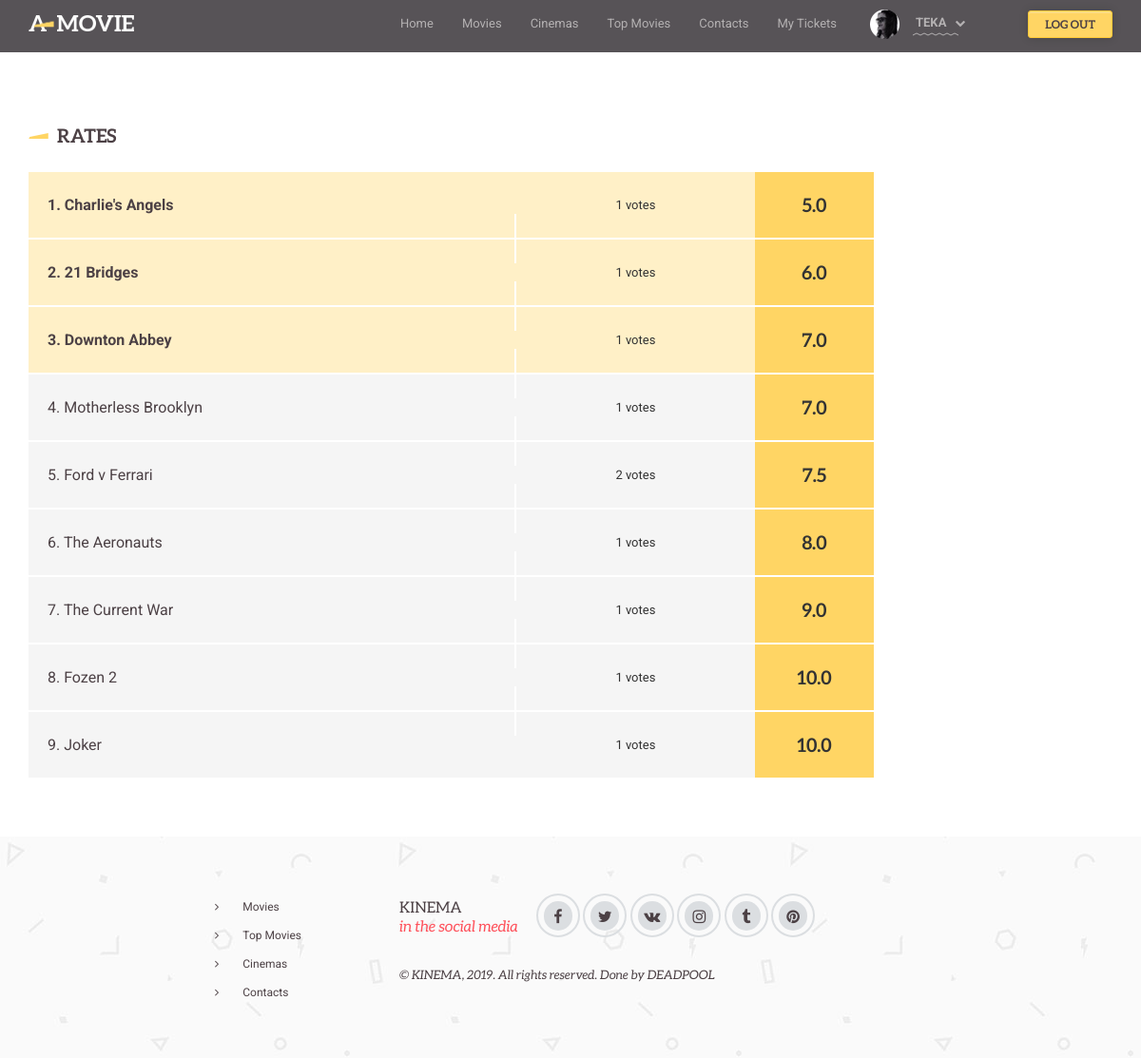
The app's page /top-movies/ (signed in) with its own data.
### kinema/models.py (models this page shows, shortened)
class Movie(models.Model):
    name = models.CharField(max_length=75, db_index=True, verbose_name="Name", default="Movie Name")
    duration = models.DurationField(default=timedelta(), verbose_name="Duration")
    countries = models.ManyToManyField(Country, verbose_name="Countries")
    year = models.ForeignKey(Year, on_delete=models.CASCADE, verbose_name="Year")
    categories = models.ManyToManyField(Category, verbose_name="Categories")
    releas_date = models.DateTimeField(verbose_name="Release Date")
    director = models.ForeignKey(Director, verbose_name="Director", on_delete=models.CASCADE)
    actors = models.ManyToManyField(Actor, verbose_name="Actors")
    age_restrict = models.PositiveIntegerField(verbose_name="Age Restriction",  default=0)
    box_office = models.PositiveIntegerField(verbose_name="Box Office", default=1000)
    plot = models.TextField(verbose_name="The Plot", default="This is the plot of Movie")
    link_trailer = models.URLField(verbose_name="Link to Trailer", default="https://www.youtube.com/watch?v=hHW1oY26kxQ")
    link_poster = models.URLField(verbose_name="Link to Poster", default="https://www.quantabiodesign.com/wp-content/uploads/No-Photo-Available.jpg")
    class Meta:
        ordering = ['name']
        index_together = [
            ['id', 'name']
        ]
        verbose_name = "Movie"
        verbose_name_plural = "Movies"
    @property
    def rate(self):
        rates = Rate.objects.filter(movie=self)
        count = len(rates)
        rates = sum(i.rate for i in rates)
        if count == 0:
            return 0
        return rates / count
    @property
    def rate_len(self):
        return len(Rate.objects.filter(movie=self))

class Rate(models.Model):
    rate = models.FloatField(verbose_name="Rate")
    user = models.ForeignKey(User, verbose_name="Rated User", related_name="users", on_delete=models.CASCADE)
    movie = models.ForeignKey(Movie, verbose_name="Movie", related_name="movie", on_delete=models.CASCADE)
    class Meta:
        ordering = ['user']
        verbose_name = "Rate"
        verbose_name_plural = "Rates"

### kinema/views.py (the view)
# urls.py: path('top-movies/', views.TopMovies, name="TopMovies"),
def TopMovies(request):
    return render(request, 'kinema/top-movies.html', {'movies': sorted(Movie.objects.all(), key=lambda t: t.rate)[0:20]})

### kinema/templates/kinema/top-movies.html (shortened to what this page needs)
{% extends 'kinema/wrapper.html' %}
{% load static %}
{% block content %}
<section class="container" style="margin-top: 75">
    <div class="col-sm-12">
        <div class="row">
            <div class="col-sm-12">
                <h2 class="page-heading">Rates</h2>
                <div class="rates-wrapper rates--full">
                    <table>
                        <colgroup class="col-width-lg">
                        <colgroup class="col-width">
                        <colgroup class="col-width-sm">
                        <colgroup class="col-width">
                        {% for m in movies%}
                          {%if forloop.counter == 1 or forloop.counter == 2 or forloop.counter == 3 %}
                            <tr class="rates rates--top">
                          {%else%}
                            <tr class="rates">
                          {%endif%}
                            <td class="rates__obj"><a href="/movie/{{m.id}}" class="rates__obj-name">{{forloop.counter}}. {{m.name}}</a></td>
                            <td class="rates__vote">{{m.rate_len}} votes</td>
                            <td class="rates__result">{{m.rate}}</td>
                        </tr>
                        {%endfor%}
                    </table>
                </div>
            </div>
        </div>
    </div>
</section>
{% endblock %}

### kinema/templates/kinema/wrapper.html (shortened to what this page needs)
{% load static%}
<html>
<head>
        <link href="{% static "netdna.bootstrapcdn.com/font-awesome/4.0.3/css/font-awesome.css" %}" rel="stylesheet">
        <link href="{% static "css/gozha-nav.css" %}" rel="stylesheet" />
        <link href="{% static "css/external/jquery.selectbox.css" %}" rel="stylesheet" />
        <link href="/static/css/external/idangerous.swiper.css" rel="stylesheet" />
        <link href="/static/css/external/magnific-popup.css" rel="stylesheet" />
        <link rel="stylesheet" type="text/css" href="{% static "rs-plugin/css/settings.css" %}" media="screen" />
        <link href="{% static "css/style3860.css" %}" rel="stylesheet" />
</head>
<body>
    <div class="wrapper">
        <header class="header-wrapper header-wrapper--home">
            <div class="container">
                <a href='/' class="logo">
                    <img alt='logo' src="{% static "images/logo.png" %}">
                </a>
                <nav id="navigation-box">
                    <ul id="navigation">
                        <li><a href="/">Home</a></li>
                        <li><a href="/movies">Movies</a></li>
                        <li><a href="/cinemas">Cinemas</a></li>
                        <li><a href="/top-movies">Top Movies</a></li>
                        <li><a href="/contacts">Contacts</a></li>
                        <li><a href="/tickets">My Tickets</a></li>
                    </ul>
                </nav>
                <div class="control-panel">
                  {% if not request.user.is_authenticated %}
                    <a href="/auth/" class="btn btn--sign login-window">Sign in</a>
                    <a href="/reg/" class="btn btn-md btn--warning btn--book login-window">Sign Up</a>
                  {%else%}
                    <div class="auth auth--home">
                      <div class="auth__show">
                        <span class="auth__image">
                          <img alt="" src="/static/images/client-photo/auth.png">
                        </span>
                      </div>
                      <a class="btn btn--sign btn--singin">
                          {{request.user.username}}
                      </a>
                    </div>
                    <a href="/logout/" class="btn btn-md btn--warning btn--book btn-control--home login-window">Log Out</a>
                  {%endif%}
                </div>
            </div>
        </header>
        {% block content %}{% endblock %}
        <footer class="footer-wrapper">
            <section class="container">
                <div class="col-xs-4 col-md-2 footer-nav">
                </div>
                <div class="col-xs-4 col-md-2 footer-nav">
                    <ul class="nav-link">
                        <li><a href="/movies" class="nav-link__item">Movies</a></li>
                        <li><a href="/top-movies" class="nav-link__item">Top Movies</a></li>
                        <li><a href="/cinemas" class="nav-link__item">Cinemas</a></li>
                        <li><a href="/contacts" class="nav-link__item">Contacts</a></li>
                    </ul>
                </div>
                <div class="col-xs-12 col-md-6">
                    <div class="footer-info">
                        <p class="heading-special--small">KINEMA<br><span class="title-edition">in the social media</span></p>
                        <div class="social">
                            <a href='#' class="social__variant fa fa-facebook"></a>
                            <a href='#' class="social__variant fa fa-twitter"></a>
                            <a href='#' class="social__variant fa fa-vk"></a>
                            <a href='#' class="social__variant fa fa-instagram"></a>
                            <a href='#' class="social__variant fa fa-tumblr"></a>
                            <a href='#' class="social__variant fa fa-pinterest"></a>
                        </div>
                        <p class="copy">&copy; KINEMA, 2019. All rights reserved. Done by DEADPOOL</p>
                    </div>
                </div>
            </section>
        </footer>
      </div>
</body>
</html>

### kinema/static/css/gozha-nav.css (style rules this page uses)
body { font-family:Helvetica, sans-serif; }
#navigation-box { margin: 50px 0px 20px; padding: 10px; background-color:#212c43; min-height:60px; }
ul#navigation { float: right; min-width:200px; }
ul#navigation li { position: relative; padding: 4px; border-bottom: 1px solid #1b253b; }
ul#navigation li:last-child { border: none; }
ul#navigation > li { padding: 0; float: left; line-height: 36px; min-height: 36px; border: none; display: block; }
ul#navigation a { color: #fff; text-decoration: none; display: block; padding: 7px 0 8px; }
@media (min-width: 993px) { ul#navigation > li { padding: 0 15px; } }
@media (min-width: 993px) { ul#navigation li { border: none; } }
ul { list-style: none; margin: 0; padding: 0; }

### records on screen
Movie: name "Charlie's Angels", rate_len "1", rate "5.0"
Movie: name "21 Bridges", rate_len "1", rate "6.0"
Movie: name "Downton Abbey", rate_len "1", rate "7.0"
Movie: name "Motherless Brooklyn", rate_len "1", rate "7.0"
Movie: name "Ford v Ferrari", rate_len "2", rate "7.5"
Movie: name "The Aeronauts", rate_len "1", rate "8.0"
Movie: name "The Current War", rate_len "1", rate "9.0"
Movie: name "Fozen 2", rate_len "1", rate "10.0"
Movie: name "Joker", rate_len "1", rate "10.0"

### other values on screen
{{ request.user.username }} "TEKA"
